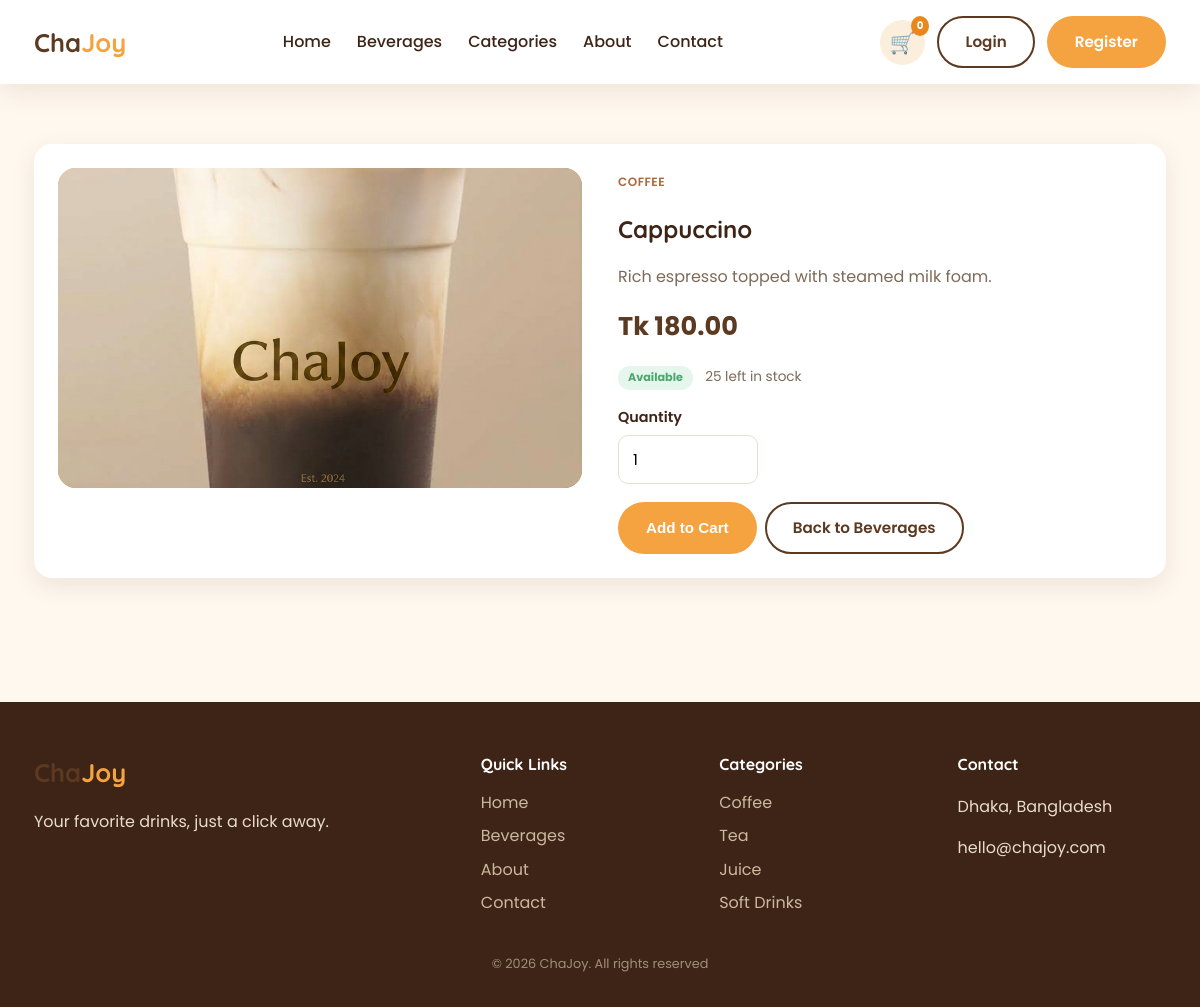
/index.php?page=beverage_details&id=1, run on the app's committed database.
### tables this page shows
CREATE TABLE `beverages` (
  `id` int(11) NOT NULL,
  `category_id` int(11) NOT NULL,
  `name` varchar(100) NOT NULL,
  `description` varchar(500) DEFAULT '',
  `price` decimal(10,2) NOT NULL,
  `image` varchar(255) DEFAULT 'default.jpg',
  `stock` int(11) NOT NULL DEFAULT 0,
  `is_available` tinyint(1) NOT NULL DEFAULT 1,
  `created_at` timestamp NOT NULL DEFAULT current_timestamp()
);

CREATE TABLE `categories` (
  `id` int(11) NOT NULL,
  `name` varchar(50) NOT NULL,
  `created_at` timestamp NOT NULL DEFAULT current_timestamp()
);

### controllers/BeverageController.php (called while the page is built, shortened)
<?php
function beverageController_details($conn) {
    $id = (int)($_GET['id'] ?? 0);
    $beverage = findBeverageById($conn, $id);
    require __DIR__ . '/../views/customer/beverage_details.php';
}
?>

### models/Beverage.php (called while the page is built, shortened)
<?php
function findBeverageById($conn, $id) {
    $sql = "SELECT b.*, c.name AS category_name
            FROM beverages b
            JOIN categories c ON b.category_id = c.id
            WHERE b.id = ?
            LIMIT 1";
    $stmt = $conn->prepare($sql);
    $stmt->bind_param("i", $id);
    $stmt->execute();
    $beverage = $stmt->get_result()->fetch_assoc();
    return $beverage;
}
?>

### includes/functions.php (called while the page is built, shortened)
<?php
function clean($value) {
    return htmlspecialchars(
        trim($value ?? ""),
        ENT_QUOTES,
        'UTF-8'
    );
}
function formatMoney($amount) {
    return "Tk " . number_format(
        (float)$amount,
        2
    );
}
?>

### views/customer/beverage_details.php (the view)
<?php require __DIR__ . '/../layouts/header.php'; ?>
<?php $available = $beverage['is_available'] && $beverage['stock'] > 0; ?>
<section class="section">
    <div class="container">
        <div class="card" style="display:flex; gap:36px; flex-wrap:wrap;">
            <div style="flex:1 1 320px;">
                <div class="beverage-img" style="height:320px; border-radius:var(--radius);">
                        <img src="public/images/<?php echo clean($beverage['image']); ?>" alt="<?php echo clean($beverage['name']); ?>" style="width:100%; height:100%; object-fit:cover; border-radius:var(--radius);">
                </div>
            </div>
            <div style="flex:1 1 320px;">
                <span class="beverage-category"><?php echo clean($beverage['category_name']); ?></span>
                <h1 class="mt-2"><?php echo clean($beverage['name']); ?></h1>
                <p style="color:#7d6a58;"><?php echo clean($beverage['description']); ?></p>
                <div class="beverage-price" style="font-size:1.6rem;"><?php echo formatMoney($beverage['price']); ?></div>
                <p>
                    <span class="badge <?php echo $available ? 'badge-available' : 'badge-unavailable'; ?>">
                        <?php echo $available ? 'Available' : 'Out of stock'; ?>
                    </span>
                    <?php if ($available): ?>
                        <span style="color:#7d6a58; font-size:0.85rem; margin-left:8px;"><?php echo (int)$beverage['stock']; ?> left in stock</span>
                    <?php endif; ?>
                </p>
                <?php if ($available): ?>
                    <div class="form-group" style="max-width:140px;">
                        <label>Quantity</label>
                        <input type="number" id="qty_<?php echo $beverage['id']; ?>" value="1" min="1" max="<?php echo (int)$beverage['stock']; ?>">
                    </div>
                <?php endif; ?>
                <div class="beverage-actions mt-2">
                    <button class="btn btn-primary add-to-cart-btn" data-id="<?php echo $beverage['id']; ?>" <?php echo $available ? '' : 'disabled'; ?>>
                        <?php echo $available ? 'Add to Cart' : 'Unavailable'; ?>
                    </button>
                    <a href="index.php?page=beverages" class="btn btn-outline">Back to Beverages</a>
                </div>
            </div>
        </div>
    </div>
</section>
<?php require __DIR__ . '/../layouts/footer.php'; ?>

### public/css/style.css (style rules this page uses)
:root { --cream: #FFF8EF; --cream-dark: #FBEEDC; --brown: #5C3A21; --brown-dark: #3E2416; --tea: #A9683D; --orange: #F4A340; --orange-dark: #E8871B; --green: #4CA771; --red: #E15252; --white: #FFFFFF; --shadow: 0 8px 24px rgba(92, 58, 33, 0.10); --radius: 18px; --radius-sm: 10px; }
* { box-sizing: border-box; }
body { margin: 0; font-family: 'Poppins', sans-serif; background: var(--cream); color: var(--brown-dark); line-height: 1.6; }
h1, h2, h3, h4 { font-family: 'Quicksand', sans-serif; color: var(--brown-dark); margin: 0 0 0.5em; }
a { text-decoration: none; color: inherit; }
img { max-width: 100%; display: block; }
.container { max-width: 1180px; margin: 0 auto; padding: 0 24px; }
.btn { display: inline-block; padding: 12px 26px; border-radius: 50px; font-weight: 600; font-size: 0.95rem; cursor: pointer; border: 2px solid transparent; transition: all 0.2s ease; text-align: center; }
.btn-primary { background: var(--orange); color: var(--white); }
.btn-outline { background: transparent; border-color: var(--brown); color: var(--brown); }
.section { padding: 60px 0; }
.beverage-img { height: 170px; background: linear-gradient(135deg, var(--orange), var(--tea)); display: flex; align-items: center; justify-content: center; font-size: 4rem; }
.beverage-category { font-size: 0.75rem; text-transform: uppercase; letter-spacing: 0.5px; color: var(--tea); font-weight: 600; }
.beverage-price { font-weight: 700; color: var(--brown); font-size: 1.1rem; margin-bottom: 12px; }
.beverage-actions { display: flex; gap: 8px; }
.badge { display: inline-block; padding: 3px 10px; border-radius: 50px; font-size: 0.7rem; font-weight: 700; }
.badge-available { background: #e5f6ec; color: var(--green); }
.form-group { margin-bottom: 18px; }
.form-group label { display: block; font-weight: 600; margin-bottom: 6px; font-size: 0.9rem; }
.form-group input, .form-group select, .form-group textarea { width: 100%; padding: 12px 14px; border-radius: var(--radius-sm); border: 1.5px solid #eadfce; font-family: inherit; font-size: 0.95rem; }
.card { background: var(--white); border-radius: var(--radius); box-shadow: var(--shadow); padding: 24px; margin-bottom: 24px; }
.mt-2 { margin-top: 16px; }

### data on the page
beverages: image (picture), category.name "COFFEE", name "Cappuccino", description "Rich espresso topped with steamed milk foam.", price "Tk 180.00", stock "25", id "1"

### other printed values
$cartCount "0"
